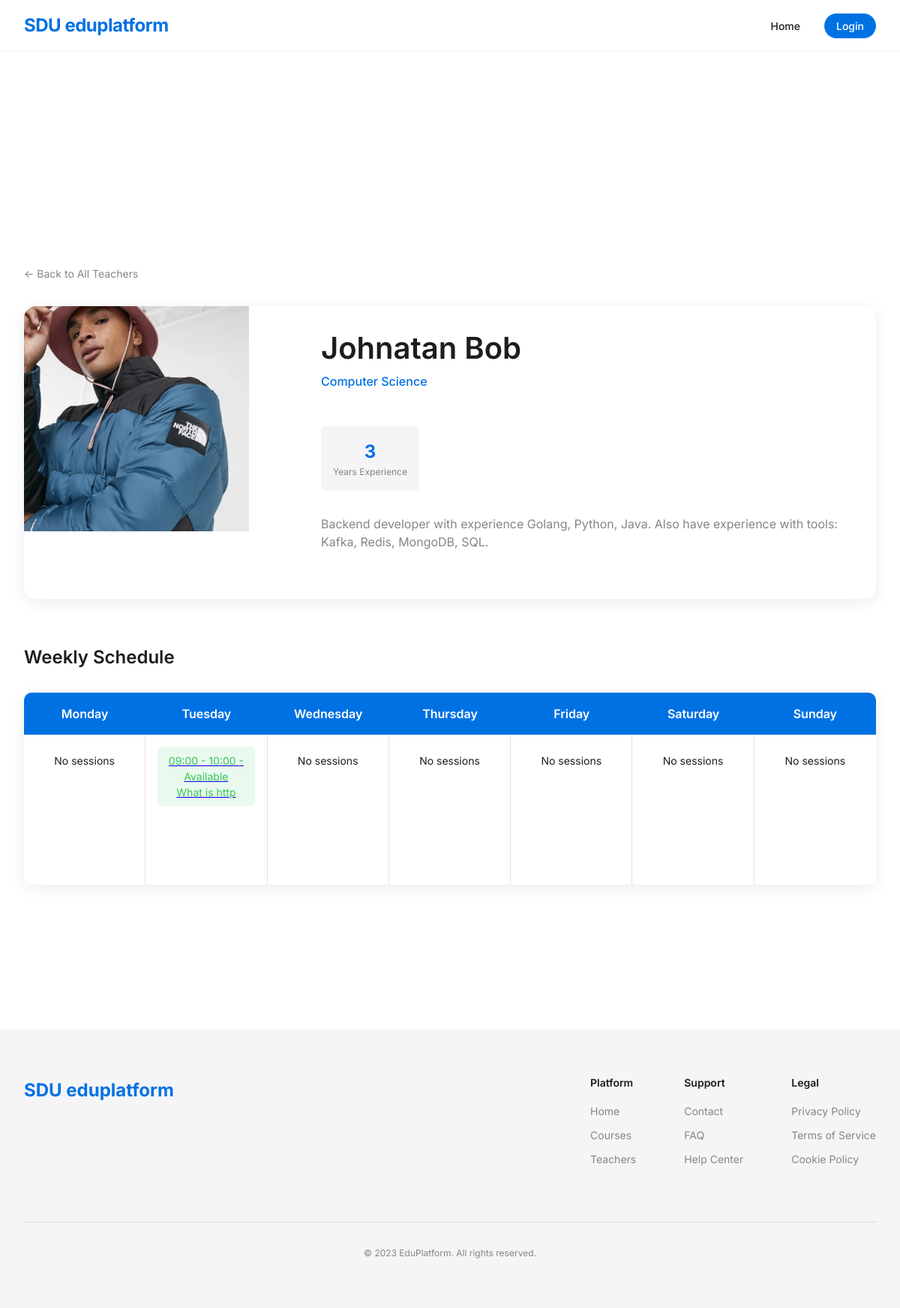
Before: /detail/1 with the older database file.
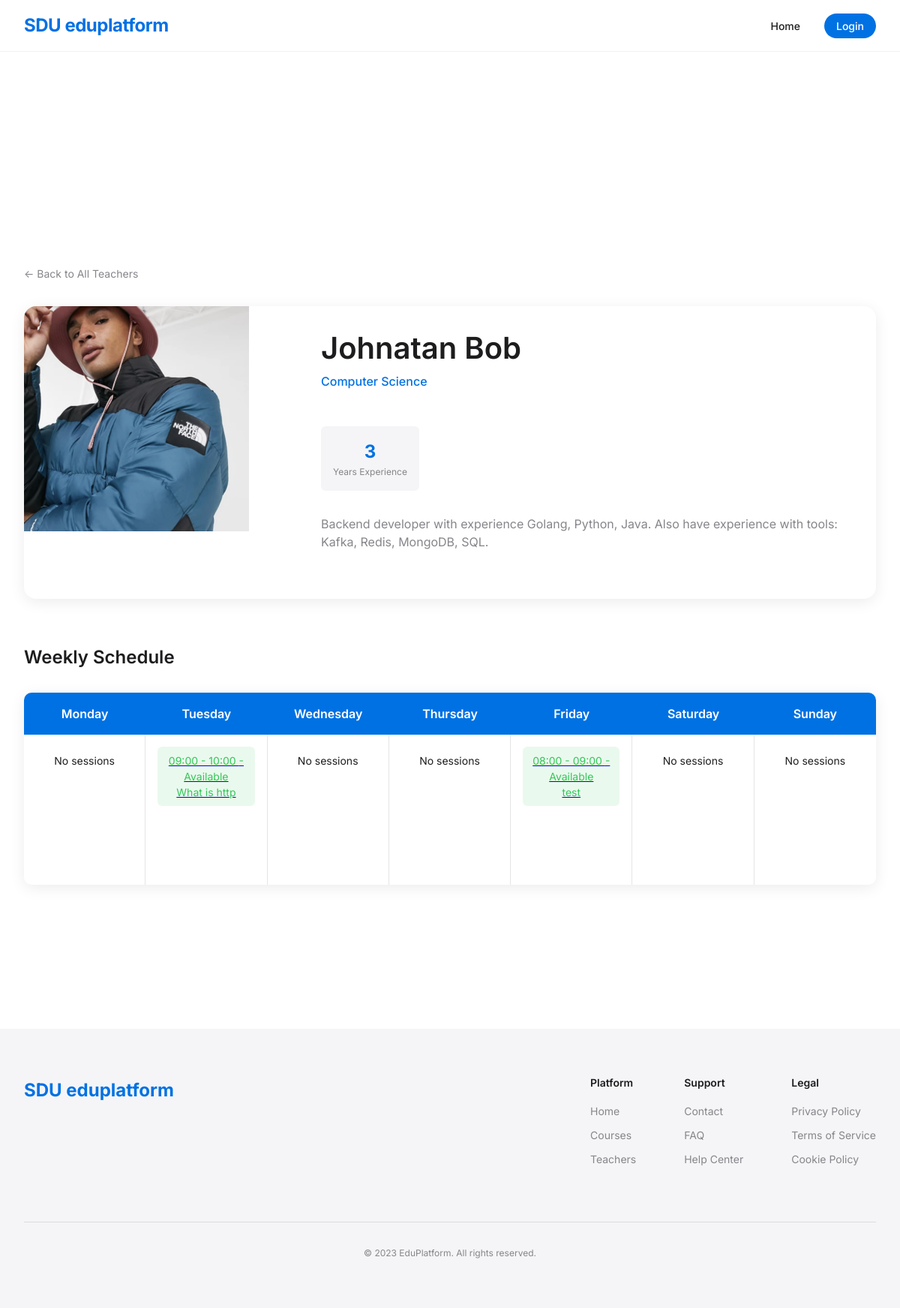
After: the same page with the newer database file.
### core/models.py (models this page shows, shortened)
class Session(models.Model):
    DAYS_OF_WEEK = [
        ('Monday', 'Monday'),
        ('Tuesday', 'Tuesday'),
        ('Wednesday', 'Wednesday'),
        ('Thursday', 'Thursday'),
        ('Friday', 'Friday'),
        ('Saturday', 'Saturday'),
        ('Sunday', 'Sunday'),
    ]
    TIME_SLOTS = [
        ('08:00 - 09:00', '08:00 - 09:00'),
        ('09:00 - 10:00', '09:00 - 10:00'),
        ('10:00 - 11:00', '10:00 - 11:00'),
        ('11:00 - 12:00', '11:00 - 12:00'),
        ('13:00 - 14:00', '13:00 - 14:00'),
        ('14:00 - 15:00', '14:00 - 15:00'),
        ('15:00 - 16:00', '15:00 - 16:00'),
        ('16:00 - 17:00', '16:00 - 17:00'),
    ]
    STATUS_CHOICES = [
        ('Available', 'Available'),
        ('Booked', 'Booked'),
    ]
    topic = models.CharField(max_length=100)
    description = models.TextField()
    teacher = models.ForeignKey(Teacher, on_delete=models.CASCADE, related_name='sessions')
    day = models.CharField(max_length=10, choices=DAYS_OF_WEEK)
    time_slot = models.CharField(max_length=20, choices=TIME_SLOTS)  # Using predefined 24-hour format slots
    status = models.CharField(max_length=10, choices=STATUS_CHOICES, default='Available')

### core/views.py (the view)
# urls.py: path('detail/<int:pk>', views.detail, name='detail'),
def detail(request, pk):
    teacher = get_object_or_404(Teacher, pk=pk)
    days_of_week = ['Monday', 'Tuesday', 'Wednesday', 'Thursday', 'Friday', 'Saturday', 'Sunday']
    schedule = {day: teacher.sessions.filter(day=day).order_by('time_slot') for day in days_of_week}
    context = {
        'teacher': teacher,
        'schedule': schedule,
        'days_of_week': days_of_week,
    }
    return render(request, 'detail.html', context)

### core/templatetags/dict_extras.py (called while the page is built)
@register.filter
def dict_get(d, key):
    return d.get(key)

### templates/detail.html
{% extends 'base.html' %}
{% load dict_extras %}
{% block content %}
<main>
   <section class="teacher-profile">
       <div class="container">
           <div class="back-link">
               <a href="{% url 'index' %}">&larr; Back to All Teachers</a>
           </div>
           <div class="profile-container" id="teacher-profile">
               <div class="profile-image" style="background-image: url('{{ teacher.image.url }}')"></div>
               <div class="profile-content">
                   <h1>{{ teacher.name }} {{ teacher.surname }}</h1>
                   <span class="profile-specialty">{{ teacher.speciality }}</span>
                   <div class="profile-stats">
                       <div class="stat-item">
                           <div class="stat-value">{{ teacher.year_experience }}</div>
                           <div class="stat-label">Years Experience</div>
                       </div>
                   </div>
                   <p>{{ teacher.more_about }}</p>
               </div>
           </div>
           <div class="teacher-schedule-section">
               <h2>Weekly Schedule</h2>
               <div class="schedule-container" id="teacher-schedule">
                   <div class="schedule-header">
                     <div class="day-name">Monday</div>
                     <div class="day-name">Tuesday</div>
                     <div class="day-name">Wednesday</div>
                     <div class="day-name">Thursday</div>
                     <div class="day-name">Friday</div>
                     <div class="day-name">Saturday</div>
                     <div class="day-name">Sunday</div>
                   </div>
                   <div class="schedule-body">
                     {% for day in days_of_week %}
                     <div class="day-column" data-day="{{ day }}">
                        {% with sessions=schedule|dict_get:day %}
                           {% if sessions %}
                              {% for session in sessions %}
                                  <a href="{% url 'book' teacher_id=teacher.id session_id=session.id %}">
                                 <div  class="time-slot {{ session.status|lower }}">
                                   {{ session.time_slot }} - {{ session.status }}
                                     <br>
                                     {{ session.topic }}
                                 </div>
                                  </a>
                              {% endfor %}
                           {% else %}
                              <div class="time-slot">No sessions</div>
                           {% endif %}
                        {% endwith %}
                     </div>
                     {% endfor %}
                   </div>
               </div>
           </div>
       </div>
   </section>
</main>
{% endblock %}

Changed rows visible on the page:
added Session: time_slot "08:00 - 09:00", status "Available", topic "test"
Other visible differences:
list line gone: "No sessions"
